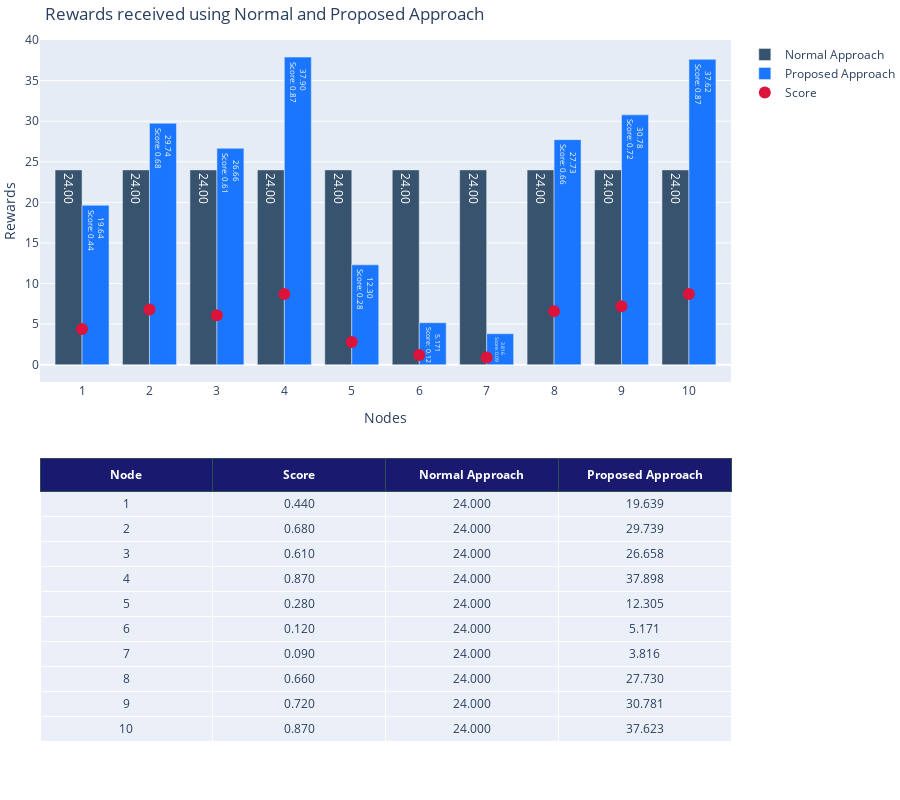
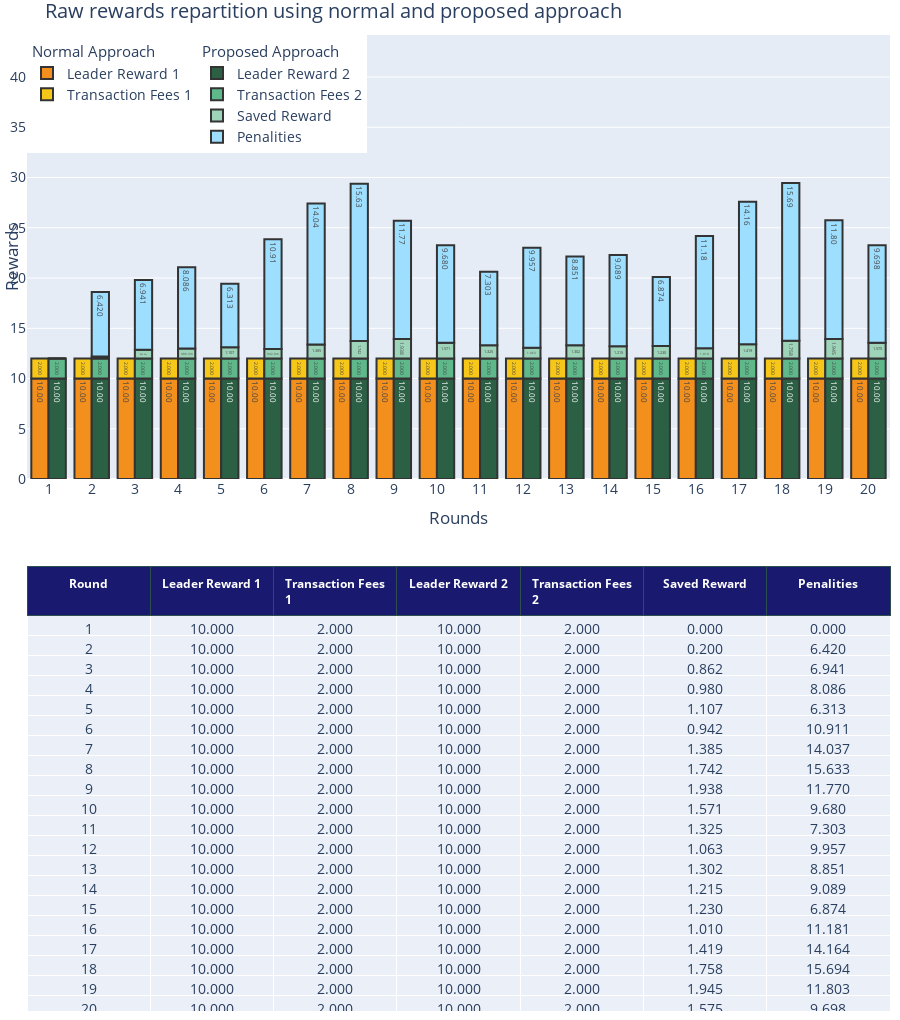
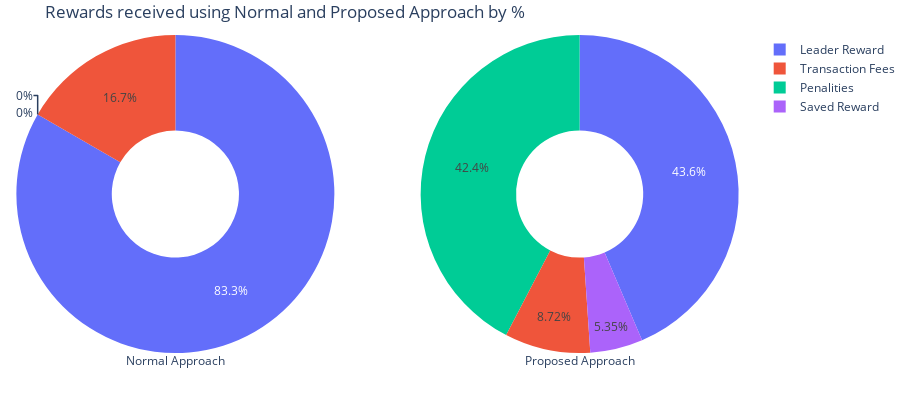

Notebook code cell kept with these figures, in order:
### Code cell
all_df_result_1,all_df_result_2 = reward_system.compare_approaches(df_approach_1, df_approach_2, score_nodes)
fig1 = reward_system.plot_graph_1(all_df_result_1, True)  # graph 1
fig1.show()
fig2 = reward_system.plot_graph_2(all_df_result_2, True)   # graph 2
fig2.show()
fig3 = reward_system.plot_graph_3(all_df_result_2)   # graph 3
fig3.show()

### Figure 1 — Plotly figure (JSON) as saved in the notebook; plotly's stock layout.template omitted (floating-point values rounded to 4 significant figures)
{"data": [{"marker": {"color": "rgb(55, 83, 109)"}, "name": "Normal Approach", "textposition": "inside", "texttemplate": "%{value:.4s}", "type": "bar", "x": ["1", "2", "3", "4", "5", "6", "7", "8", "9", "10"], "xaxis": "x", "y": [24, 24, 24, 24, 24, 24, 24, 24, 24, 24], "yaxis": "y"}, {"marker": {"color": "rgb(26, 118, 255)"}, "name": "Proposed Approach", "text": ["0.44", "0.68", "0.61", "0.87", "0.28", "0.12", "0.09", "0.66", "0.72", "0.87"], "textposition": "inside", "texttemplate": "%{value:.4s} <br> Score: %{text}", "type": "bar", "x": ["1", "2", "3", "4", "5", "6", "7", "8", "9", "10"], "xaxis": "x", "y": [19.64, 29.74, 26.66, 37.9, 12.3, 5.171, 3.816, 27.73, 30.78, 37.62], "yaxis": "y"}, {"hovertemplate": "%{text}", "marker": {"color": "crimson", "size": 12}, "mode": "markers", "name": "Score", "text": ["0.44", "0.68", "0.61", "0.87", "0.28", "0.12", "0.09", "0.66", "0.72", "0.87"], "type": "scatter", "x": ["1", "2", "3", "4", "5", "6", "7", "8", "9", "10"], "xaxis": "x", "y": [4.4, 6.8, 6.1, 8.7, 2.8, 1.2, 0.9, 6.6, 7.2, 8.7], "yaxis": "y"}, {"cells": {"format": ["N/A", ".3f", ".3f", ".3f"], "height": 25, "values": [["1", "2", "3", "4", "5", "6", "7", "8", "9", "10"], [0.44, 0.68, 0.61, 0.87, 0.28, 0.12, 0.09, 0.66, 0.72, 0.87], [24, 24, 24, 24, 24, 24, 24, 24, 24, 24], [19.64, 29.74, 26.66, 37.9, 12.3, 5.171, 3.816, 27.73, 30.78, 37.62]]}, "domain": {"x": [0, 1], "y": [0, 0.45]}, "header": {"fill": {"color": "midnightblue"}, "font": {"color": "white", "size": 12}, "line": {"color": "darkslategray"}, "values": [["<b>Node</b>"], ["<b>Score</b>"], ["<b>Normal Approach</b>"], ["<b>Proposed Approach</b>"]]}, "type": "table"}], "layout": {"barmode": "group", "height": 800, "hovermode": "closest", "margin": {"b": 0, "l": 20, "r": 30, "t": 40}, "title": {"text": "Rewards received using Normal and Proposed Approach"}, "xaxis": {"anchor": "y", "autorange": true, "domain": [0, 1], "tickmode": "linear", "title": {"text": "Nodes"}}, "yaxis": {"anchor": "x", "autorange": true, "domain": [0.55, 1], "title": {"text": "Rewards"}}}}

### Figure 2 — Plotly figure (JSON) as saved in the notebook; plotly's stock layout.template omitted (floating-point values rounded to 4 significant figures; data arrays with more than 128 entries replaced by an {"elided": "..."} marker saying what was removed)
{"data": [{"hovertemplate": "%{y}<extra></extra>", "legendgroup": "Normal Approach", "legendgrouptitle": {"text": "Normal Approach"}, "marker": {"color": "#F28F1D", "line": {"color": "#333", "width": 2}}, "name": "Leader Reward 1", "offset": -0.4, "offsetgroup": "0", "textposition": "inside", "texttemplate": "%{value:.4s}", "type": "bar", "width": 0.4, "x": [1, 2, 3, 4, 5, 6, 7, 8, 9, 10, 11, 12, 13, 14, 15, 16, 17, 18, 19, 20], "y": [10, 10, 10, 10, 10, 10, 10, 10, 10, 10, 10, 10, 10, 10, 10, 10, 10, 10, 10, 10], "yaxis": "y"}, {"hovertemplate": "%{y}<extra></extra>", "legendgroup": "Normal Approach", "legendgrouptitle": {"text": "Normal Approach"}, "marker": {"color": "#F6C619", "line": {"color": "#333", "width": 2}}, "name": "Transaction Fees 1", "offset": -0.4, "offsetgroup": "0", "textposition": "inside", "texttemplate": "%{value:.4s}", "type": "bar", "width": 0.4, "x": [1, 2, 3, 4, 5, 6, 7, 8, 9, 10, 11, 12, 13, 14, 15, 16, 17, 18, 19, 20], "y": [2, 2, 2, 2, 2, 2, 2, 2, 2, 2, 2, 2, 2, 2, 2, 2, 2, 2, 2, 2], "yaxis": "y"}, {"hovertemplate": "%{y}<extra></extra>", "legendgroup": "Proposed Approach", "legendgrouptitle": {"text": "Proposed Approach"}, "marker": {"color": "#2B6045", "line": {"color": "#333", "width": 2}}, "name": "Leader Reward 2", "offset": 0, "offsetgroup": "1", "textposition": "inside", "texttemplate": "%{value:.4s}", "type": "bar", "width": 0.4, "x": [1, 2, 3, 4, 5, 6, 7, 8, 9, 10, 11, 12, 13, 14, 15, 16, 17, 18, 19, 20], "y": [10, 10, 10, 10, 10, 10, 10, 10, 10, 10, 10, 10, 10, 10, 10, 10, 10, 10, 10, 10], "yaxis": "y2"}, {"hovertemplate": "%{y}<extra></extra>", "legendgroup": "Proposed Approach", "legendgrouptitle": {"text": "Proposed Approach"}, "marker": {"color": "#5EB88A", "line": {"color": "#333", "width": 2}}, "name": "Transaction Fees 2", "offset": 0, "offsetgroup": "1", "textposition": "inside", "texttemplate": "%{value:.4s}", "type": "bar", "width": 0.4, "x": [1, 2, 3, 4, 5, 6, 7, 8, 9, 10, 11, 12, 13, 14, 15, 16, 17, 18, 19, 20], "y": [2, 2, 2, 2, 2, 2, 2, 2, 2, 2, 2, 2, 2, 2, 2, 2, 2, 2, 2, 2], "yaxis": "y2"}, {"hovertemplate": "%{y}<extra></extra>", "legendgroup": "Proposed Approach", "legendgrouptitle": {"text": "Proposed Approach"}, "marker": {"color": "#9ED4B9", "line": {"color": "#333", "width": 2}}, "name": "Saved Reward", "offset": 0, "offsetgroup": "1", "textposition": "inside", "texttemplate": "%{value:.4s}", "type": "bar", "width": 0.4, "x": [1, 2, 3, 4, 5, 6, 7, 8, 9, 10, 11, 12, 13, 14, 15, 16, 17, 18, 19, 20], "y": [0, 0.2, 0.862, 0.9803, 1.107, 0.942, 1.385, 1.742, 1.938, 1.571, 1.325, 1.063, 1.302, 1.215, 1.23, 1.01, 1.419, 1.758, 1.945, 1.575], "yaxis": "y2"}, {"hovertemplate": "%{y}<extra></extra>", "legendgroup": "Proposed Approach", "legendgrouptitle": {"text": "Proposed Approach"}, "marker": {"color": "#9EDFFF", "line": {"color": "#333", "width": 2}}, "name": "Penalities", "offset": 0, "offsetgroup": "1", "textposition": "inside", "texttemplate": "%{value:.4s}", "type": "bar", "width": 0.4, "x": [1, 2, 3, 4, 5, 6, 7, 8, 9, 10, 11, 12, 13, 14, 15, 16, 17, 18, 19, 20], "y": [0, 6.42, 6.941, 8.086, 6.313, 10.91, 14.04, 15.63, 11.77, 9.68, 7.303, 9.957, 8.851, 9.089, 6.874, 11.18, 14.16, 15.69, 11.8, 9.698], "yaxis": "y2"}, {"cells": {"format": [".0f", ".3f", ".3f", ".3f", ".3f", ".3f"], "height": 20, "values": {"elided": "7x20 float values"}}, "domain": {"x": [0, 1], "y": [0, 0.455]}, "header": {"fill": {"color": "midnightblue"}, "font": {"color": "white", "size": 12}, "line": {"color": "darkslategray"}, "values": [["<b>Round</b>"], ["<b>Leader Reward 1</b>"], ["<b>Transaction Fees 1</b>"], ["<b>Leader Reward 2</b>"], ["<b>Transaction Fees 2</b>"], ["<b>Saved Reward</b>"], ["<b>Penalities</b>"]]}, "type": "table"}], "layout": {"barmode": "relative", "font": {"size": 14}, "height": 1020, "hovermode": "x", "legend": {"orientation": "h", "x": 0, "y": 1}, "margin": {"b": 0, "l": 10, "r": 10, "t": 35}, "title": {"text": "Raw rewards repartition using normal and proposed approach"}, "xaxis": {"anchor": "y", "domain": [0, 1], "tickmode": "linear", "title": {"text": "Rounds"}}, "yaxis": {"anchor": "x", "domain": [0.545, 1], "range": [0, 44.18], "showgrid": false, "showticklabels": false, "title": {"text": "Rewards"}}, "yaxis2": {"anchor": "x", "matches": "y", "overlaying": "y", "visible": true}}}

### Figure 3 — Plotly figure (JSON) as saved in the notebook; plotly's stock layout.template omitted (floating-point values rounded to 4 significant figures)
{"data": [{"domain": {"x": [0, 0.45], "y": [0, 1]}, "hole": 0.4, "hoverinfo": "label+value+name", "labels": ["Leader Reward", "Transaction Fees", "Penalities", "Saved Reward"], "name": "Normal Approach", "title": {"position": "bottom center", "text": "Normal Approach"}, "type": "pie", "values": [200, 40, 0, 0]}, {"domain": {"x": [0.55, 1], "y": [0, 1]}, "hole": 0.4, "hoverinfo": "label+value+name", "labels": ["Leader Reward", "Transaction Fees", "Penalities", "Saved Reward"], "name": "Proposed Approach", "title": {"position": "bottom center", "text": "Proposed Approach"}, "type": "pie", "values": [200, 40, 194.4, 24.57]}], "layout": {"height": 400, "margin": {"b": 0, "l": 10, "r": 10, "t": 35}, "title": {"text": "Rewards received using Normal and Proposed Approach by %"}}}
